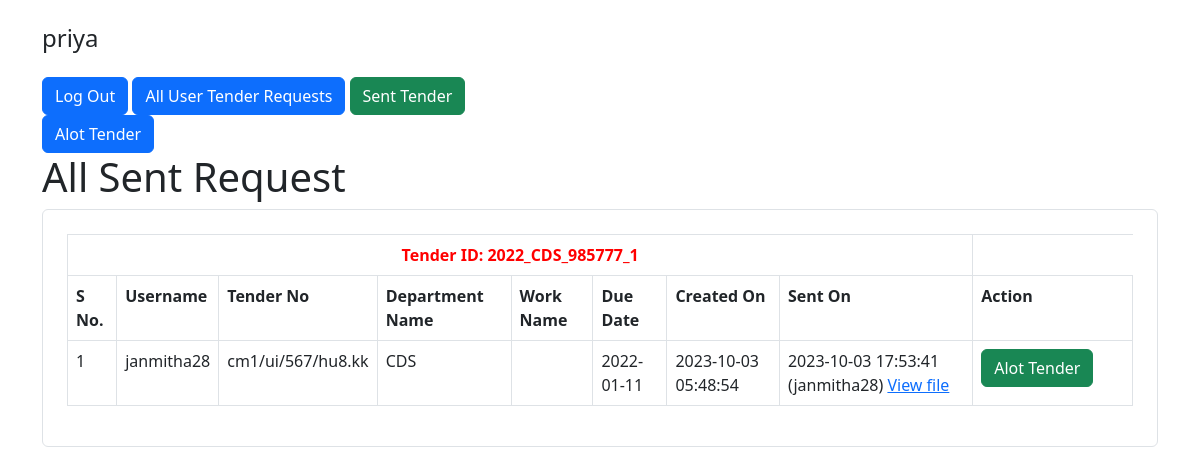
Screenshot of /sent-tenders/index.php (signed in) with the database file from the repository.
### tables this page shows
CREATE TABLE `user_tender_requests` (
  `id` int(11) NOT NULL,
  `user_id` int(11) NOT NULL,
  `tender_id` int(11) NOT NULL,
  `created_at` timestamp NOT NULL DEFAULT current_timestamp(),
  `status` varchar(15) NOT NULL,
  `tender_no` varchar(20) DEFAULT NULL,
  `name_of_work` varchar(255) DEFAULT NULL,
  `file_name` varchar(40) DEFAULT NULL,
  `reference_code` varchar(20) DEFAULT NULL,
  `section_id` varchar(20) NOT NULL,
  `sent_at` datetime DEFAULT NULL,
  `edit_user_id` int(11) DEFAULT NULL,
  `allotted_at` datetime DEFAULT NULL,
  `updated_at` datetime DEFAULT current_timestamp() ON UPDATE current_timestamp(),
  `reminder_days` int(11) DEFAULT NULL
);

CREATE TABLE `users` (
  `id` int(11) NOT NULL,
  `username` varchar(30) NOT NULL,
  `email` varchar(50) NOT NULL,
  `password` varchar(255) NOT NULL,
  `created_at` datetime NOT NULL DEFAULT current_timestamp()
);

CREATE TABLE `department` (
  `id` int(11) NOT NULL,
  `name` varchar(255) DEFAULT NULL
);

CREATE TABLE `tenders` (
  `id` int(11) NOT NULL,
  `due_date` date DEFAULT NULL,
  `tenderID` varchar(255) DEFAULT NULL,
  `department_id` int(11) DEFAULT NULL
);

### sent-tenders/index.php (the view, shortened to what this page needs)
<?php
require_once "../config.php";
$query = "SELECT users.username, department.name as departmentName, tenders.tenderID, tenders.due_date, user_tender_requests.created_at,
user_tender_requests.id, user_tender_requests.tender_No, user_tender_requests.file_name, user_tender_requests.name_of_work,
user_tender_requests.sent_at FROM `user_tender_requests` inner join `users` on
user_tender_requests.user_id = users.id inner join `tenders` on user_tender_requests.tender_id = tenders.id inner join `department` on
tenders.department_id = department.id where user_tender_requests.status= 'Sent';";
$data = [];
$result = $link->query($query);
while ($row = $result->fetch_assoc()) {
    $data[$row['tenderID']][] = $row;
}
?>
<!DOCTYPE html>
<html lang="en">
<head>
    <link rel="stylesheet" href="../style.css">
    <link href="https://cdn.jsdelivr.net/npm/bootstrap@5.2.0-beta1/dist/css/bootstrap.min.css" rel="stylesheet">
</head>
<body>
    <div class="container">
        <div class="col-lg-5 text-left">
            <h4 class="my-4"><?= htmlspecialchars($_SESSION["username"]); ?></h4>
            <a href="./logout.php" class="btn btn-primary">Log Out</a>
            <a href="../tender-requests/" class="btn btn-primary">All User Tender Requests</a>
            <a href="../sent-tenders/" class="btn btn-success">Sent Tender</a>
            <a href="../alot-tenders/" class="btn btn-primary">Alot Tender</a>
        </div>
        <div class="row justify-content-center">
            <div class="col-lg-12">
                <h1>All Sent Request</h1>
                <div class="form-wrap border rounded p-4">
                    <?php
                    if (count($data) > 0) {
                        foreach ($data  as $key => $values) { ?>
                            <table class="table table-bordered">
                                <thead>
                                    <tr>
                                        <th colspan="8" class="text-center tenderID"> Tender ID: <?= $key ?></th>
                                    </tr>
                                </thead>
                                <tbody>
                                    <tr class="header">
                                        <td>S No.</td>
                                        <td>Username</td>
                                        <td>Tender No</td>
                                        <td>Department Name</td>
                                        <td>Work Name</td>
                                        <td>Due Date</td>
                                        <td>Created On</td>
                                        <td>Sent On</td>
                                        <td>Action</td>
                                    </tr>
                                    <?php
                                    $counter = 1;
                                    foreach ($values as $itemKey => $item) { ?>
                                        <tr>
                                            <td><?php echo $counter ?></td>
                                            <td><?php echo $values[$itemKey]["username"] ?></td>
                                            <td><?php echo $values[$itemKey]["tender_No"] ?></td>
                                            <td><?php echo $values[$itemKey]['departmentName'] ?></td>
                                            <td><?php echo $values[$itemKey]['name_of_work'] ?></td>
                                            <td><?php echo $values[$itemKey]['due_date'] ?></td>
                                            <td><?php echo $values[$itemKey]['created_at'] ?></td>
                                            <td><?php echo $values[$itemKey]['sent_at'] . " (" . $values[$itemKey]["username"] . ")" ?>
                                                <a href="../uploadedFiles/<?php echo $values[$itemKey]['file_name'] ?>" target="_blank">View file</a>
                                            </td>
                                            <td width="15%">
                                                <a href="./alot-tender.php?id=<?php echo $values[$itemKey]["id"]; ?>" class="btn btn-success"> <i class="fa fa-edit"></i> Alot Tender</a>
                                            </td>
                                        </tr>
                                    <?php $counter++;
                                    }  ?>
                                </tbody>
                            </table>
                    <?php }
                    } else {
                        echo  "<p class='text-center'>No data Found </p>";
                    } ?>
                </div>
            </div>
        </div>
    </div>
</body>
</html>

### style.css (style rules this page uses)
.header { font-weight:bold; }
.tenderID { color:red; }

### rows the page displays
user_tender_requests: user.username "janmitha28", tender_no "cm1/ui/567/hu8.kk", department.name "CDS", tender.due_date "2022-01-11", created_at "2023-10-03 05:48:54", sent_at "2023-10-03 17:53:41"

### other values shown
$_SESSION["username"] "priya"
$key "2022_CDS_985777_1"
